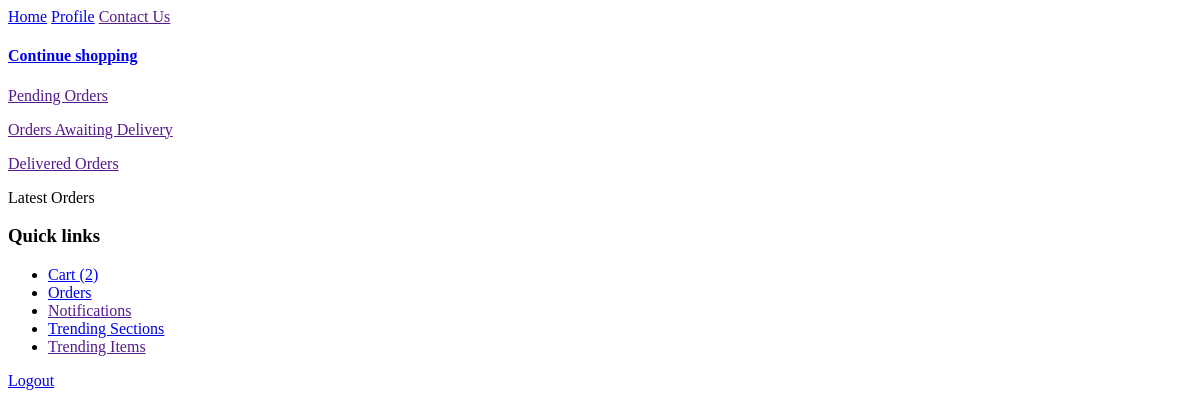
Before: /profile/orders/ (signed in) with the older database file.
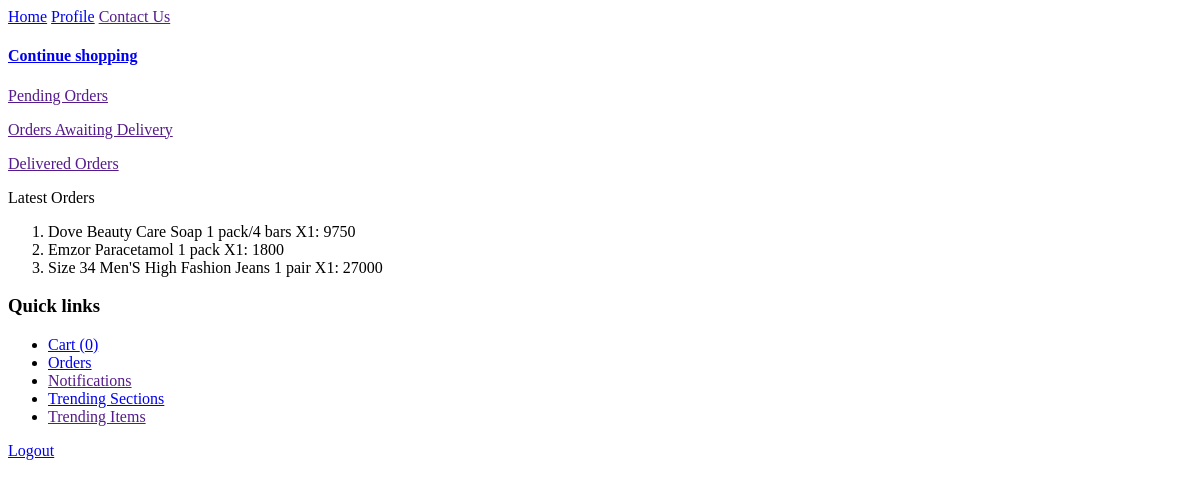
After: the same page with the newer database file.
### login/models/usermodel.py (models this page shows, shortened)
class User(AbstractBaseUser):
    first_name = models.CharField(
        max_length = 40,
        default="first name",
    )
    last_name = models.CharField(
        max_length=40,
        default="last name",
    )
    email = models.EmailField(
        max_length=40,
        unique=True,
        verbose_name = "email address",
        default="useremail@mail.com",
    )
    date_of_birth = models.DateField(default=date.today)
    about_user = models.TextField(
        max_length=300,
        blank=True,
    )
    country_of_residence = models.CharField(
        max_length=100,
        blank=True,
        )
    state_of_residence = models.CharField(
        max_length=100,
        blank=True,
        )
    city_of_residence = models.CharField(
        max_length=100,
        blank=True,
        )
    street_address = models.TextField(
        max_length=300,
        blank=True,
        )
    is_active = models.BooleanField(default=True)
    is_admin = models.BooleanField(default=False)
    objects = UserManager()
    USERNAME_FIELD = "email"
    EMAIL_FIELD = "email"
    REQUIRED_FIELDS = [
        "date_of_birth",
        "first_name",
        "last_name",
        ]

### user_profile/models/cartmodel.py (models this page shows, shortened)
class Cart(models.Model):
    user = models.OneToOneField(
        User,
        on_delete=models.CASCADE,
    )
    items = models.ManyToManyField(
        Item,
    )
    carts = models.Manager()

### user_profile/models/ordermodel.py (models this page shows, shortened)
class Order(models.Model):
    user = models.ForeignKey(
        User,
        on_delete=models.PROTECT,
    )
    item = models.ForeignKey( #would a manytomanyfield worked as well?
        Item,
        on_delete=models.PROTECT,
    )
    unit = models.CharField(
        max_length=100,
    )
    quantity = models.PositiveIntegerField()
    per_unit_charge = models.PositiveIntegerField()
    discount = models.PositiveIntegerField(
        default=0,
    )
    date = models.DateTimeField(
        default=timezone.now,
    )
    is_pending = models.BooleanField(default=True)
    is_paid_for = models.BooleanField(default=False)
    is_delivered = models.BooleanField(default=False)
    orders = OrderManager()
    def charge(self):
        return (self.per_unit_charge * self.quantity) - self.discount
    def __str__(self):
        return f"{self.item.description.title()} {self.unit} X{self.quantity}: {self.charge()}"

### store/models/itemmodel.py (models this page shows, shortened)
class Item(models.Model):
    aisle = models.ForeignKey(
        Aisle,
        on_delete=models.CASCADE,
        help_text="Aisle where item is displayed",
        default='AA000',
    )
    section = models.ForeignKey(
        Section,
        on_delete=models.CASCADE,
        help_text="Mall Section",
        default='section',
    )
    description = models.CharField(
        max_length=100,
        primary_key=True,
        verbose_name="Item title",
        help_text="Title of item for sale",
        default='item',
    )
    info = models.TextField(
        verbose_name ='Item Info',
        help_text='more info on the item',
        default='add item info here',
    )
    retail_unit = models.CharField(
        help_text="retailing unit",
        max_length=40,
        default="1 piece",
    )
    retail_unit_price = models.PositiveIntegerField(
        help_text="Price of 1 retail unit in Naira",
        verbose_name="Retail price",
        default=0,
    )
    wholesale_unit = models.CharField(
        help_text="unit for wholesale",
        max_length=40,
        default="1 pack",
    )
    wholesale_unit_price = models.PositiveIntegerField(
        help_text="Price of 1 wholesale unit in Naira",
        verbose_name="Wholesale price",
        default=0,
    )
    cost = models.PositiveIntegerField(
        help_text="Cost of Item in Naira",
        verbose_name="Cost price",
        default=0,
    )
    tags = models.ManyToManyField(
        Tag,
    )
    trend = models.IntegerField(
        default=0,
    )
    items = models.Manager()
    tagged = TaggedItemsManager()

### user_profile/views/profile_orderviews.py (the view)
# urls.py: path("orders/", views.OrdersTemplateView.as_view(), name='orders'),
class OrdersTemplateView(TemplateView):
    template_name = 'user_profile/profile_orders_indexview.html'
    def get_context_data(self, **kwargs):
        context = super().get_context_data(**kwargs)
        context['latest_orders'] = Order.orders.filter(user=self.request.user)
        return context

### user_profile/models/ordermodel.py (called while the page is built)
    def get_queryset(self):
        return OrderQuerySet(self.model, using=self._db)

### user_profile/templates/user_profile/profile_orders_indexview.html
{% extends 'base_profile_template.html' %}
{% block SECTION_CONTENT %}
<p>
    <a href="">Pending Orders</a>
</p>
<p>
    <a href="">Orders Awaiting Delivery</a>
</p>
<p>
    <a href="">Delivered Orders</a>
</p>
<p>
    Latest Orders
    <ol>
        {% for order in latest_orders %}
        <li>
            {{order}}
        </li>
        {% endfor %}
    </ol>
</p>
{% endblock SECTION_CONTENT %}

### user_profile/templates/base_profile_template.html (shortened to what this page needs)
{% extends 'baseview.html' %}
{% block BASE_SECTION_CONTENT %}
<h4>
    <a href="{% url 'store:index' %}">Continue shopping</a>
</h4>
{% block SECTION_CONTENT %}{% endblock SECTION_CONTENT %}
{% endblock BASE_SECTION_CONTENT %}

### eShop/templates/baseview.html (shortened to what this page needs)
<!DOCTYPE html>
<html lang="en">
<head>
</head>
<body>
    <div class="topnav">
        {% block NAV_BAR %}
        <a class="active" href="{% url 'home' %}">Home</a>
        {% if user.pk != None %}
        <a href="{% url 'profile:index' %}">Profile</a>
        {% else %}
        <a href="{% url 'login:login' %}">Login</a>
        {% endif %}
        <a href="">Contact Us</a>
        {% endblock NAV_BAR %}
    </div>
    <div id="base_section_content">
        {% block BASE_SECTION_CONTENT %}{% endblock BASE_SECTION_CONTENT %}
    </div>
    <div id="sidebar">
        {% block SIDEBAR %}
        <h3>
            <b>Quick links</b>
        </h3>
            <ul>
                {% if user.pk != None %}
                <li>
                    <a href="{% url 'profile:cart' %}">Cart
                        {% if user.cart.items %}
                        ({{user.cart.items.count}})
                        {% else %}
                        (0)
                        {% endif %}
                    </a>
                </li>
                <li>
                    <a href="{% url 'profile:orders' %}">Orders</a>
                </li>
                <li>
                    <a href="">Notifications</a>
                </li>
                {% endif %}
                <li>
                    <a href="{% url 'store:trending' %}">Trending Sections</a>
                </li>
                <li>
                    <a href="">Trending Items</a>
                </li>
            </ul>
        {% endblock SIDEBAR %}
    </div>
    <div id="logout_area">
        {% block LOGOUT_AREA %}
        {% if user.pk != None %}
        <a href="{% url 'login:logout' %}">Logout</a>
        {% endif %}
        {% endblock LOGOUT_AREA %}
    </div>
</body>
</html>

Changed rows visible on the page:
added Order: item+unit+quantity "Dove Beauty Care Soap 1 pack/4 bars X1: 9750"
added Order: item+unit+quantity "Emzor Paracetamol 1 pack X1: 1800"
added Order: item+unit+quantity "Size 34 Men'S High Fashion Jeans 1 pair X1: 27000"
changed User: cart.items.count "2" → "0"
